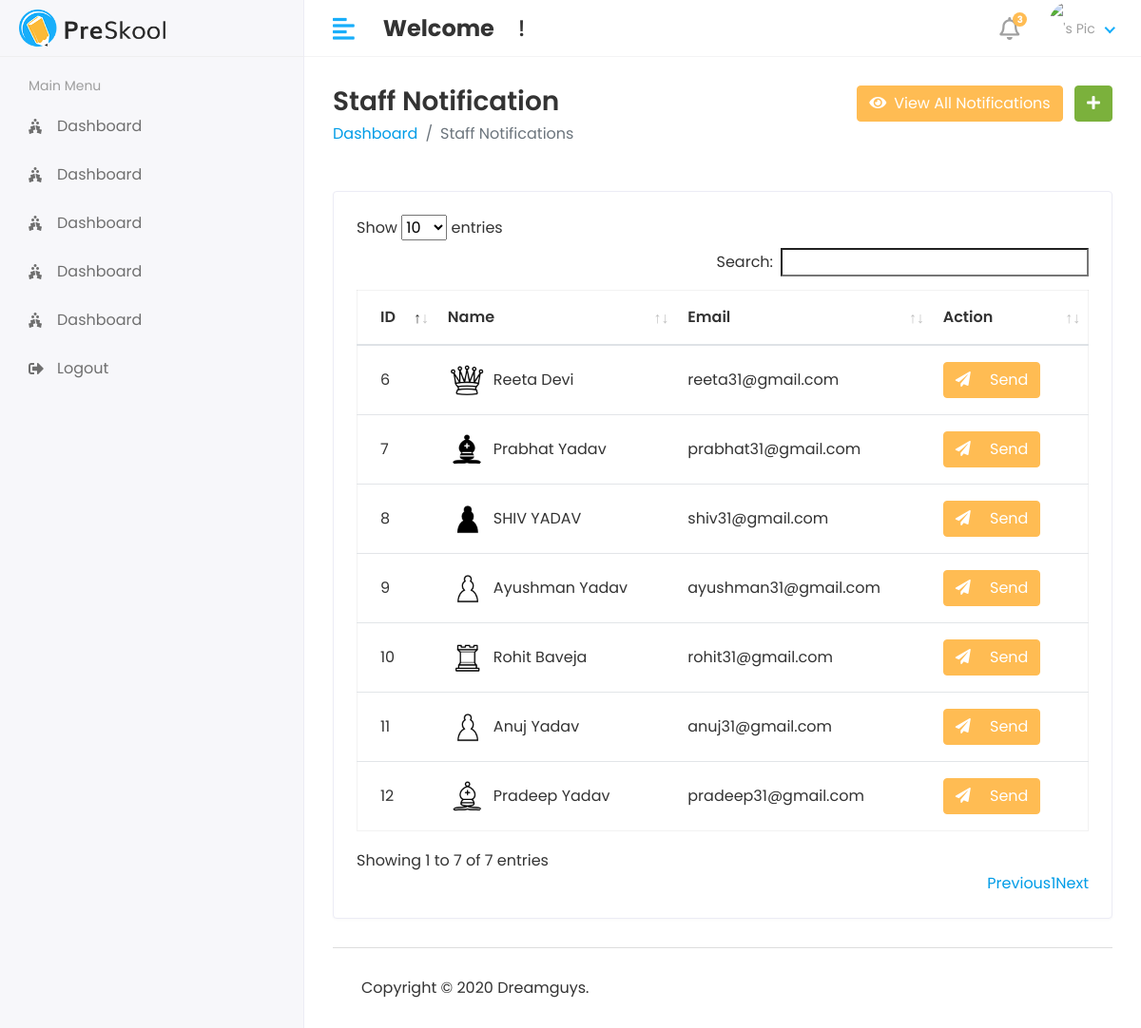
The page /Hod/Notification/view on the database its author committed.
### myApp/models.py (models this page shows)
class Staff(models.Model):
  objects = None
  admin = models.OneToOneField(CustomUser, on_delete=models.CASCADE)
  address = models.TextField()
  gender = models.CharField(max_length=100)
  created_at = models.DateTimeField(auto_now_add=True)
  updated_at = models.DateTimeField(auto_now=True)
  def __str__(self):
    return self.admin.first_name + " " + self.admin.last_name

class CustomUser(AbstractUser):
  USER = (
    (1, 'HOD'),
    (2, 'STAFF'),
    (3, 'STUDENT'),
  )
  user_type = models.CharField(choices=USER, max_length=50, default=1)
  profile_Pic = models.ImageField(upload_to='media/profilePic')

### StudentManagementProject/Hod_Views.py (the view)
def view_notification(request):
  staff = Staff.objects.all()
  see_notification = StaffNotification.objects.all()
  context = {
    "staffs": staff,
    "see_notification": see_notification,
  }
  return render(request, "Hod/notification.html", context)

### templates/Hod/notification.html (shortened to what this page needs)
{% extends 'base.html' %}
{% block content %}
{% load static %}
<div class="row">
  <div class="col bg-white">
    <h3 class="page-title">Staff Notification</h3>
    <ul class="breadcrumb bg-white p-0 mb-5">
      <li class="breadcrumb-item"><a href="{% url 'hod_home' %}">Dashboard</a></li>
      <li class="breadcrumb-item active">Staff Notifications</li>
    </ul>
  </div>
  <div class="col-auto text-right float-right ml-auto">
    <button class="btn btn-primary mr-2" data-target="#view_notification" data-toggle="modal" type="button">
      <i class="fas fa-eye"></i><span class="ml-2">View All Notifications</span>
    </button>
    <a class="btn btn-success" href="#"><i class="fas fa-plus"></i></a>
  </div>
</div>
<div class="row">
  <div class="col-sm-12">
    <div class="card card-table">
      <div class="card-body">
        <div class="table-responsive">
          <table class="table table-hover table-center mb-0" id="table_id">
            <thead>
            <tr>
              <th>ID</th>
              <th>Name</th>
              <th>Email</th>
              <th class="text-left">Action</th>
            </tr>
            </thead>
            <tbody>
            {% for i in staffs %}
            <tr>
              <td>{{i.id}}</td>
              <td>
                <h2 class="table-avatar">
                  {% if i.admin_id.profile_Pic == "" %}
                  <a class="avatar avatar-sm mr-2" href="#">
                    <img class="avatar-img rounded-circle" src="{% static 'assets/img/no-img.jpg' %}"></a>
                  {% else %}
                  <a class="avatar avatar-sm mr-2" href="#"><img
                      class="avatar-img rounded-circle" src="/{{i.admin.profile_Pic}}"></a>
                  <a href="#">{{i.admin.first_name}}&nbsp;{{i.admin.last_name}}</a>
                  {% endif %}
                </h2>
              </td>
              <td>{{i.admin.email}}</td>
              <td>
                <div class="actions">
                  <button class="btn btn-primary"
                          data-target="#send_Notification-{{forloop.counter}}"
                          data-toggle="modal"><i class="fa fa-paper-plane"></i>
                    <span class="ml-3">Send</span>
                  </button>
                </div>
              </td>
            </tr>
            {% endfor %}
            </tbody>
          </table>
        </div>
      </div>
    </div>
  </div>
</div>
{% endblock %}

### static/assets/css/style.css (style rules this page uses)
html { height: 100%; }
body { background-color: #fff; color: #333; font-family: 'Poppins', sans-serif; font-size: 1rem; height: 100%; line-height: 1.5; overflow-x: hidden; }
h1, h2, h3, h4, h5, h6 { font-family: 'Poppins', sans-serif; margin-top: 0; }
a { color: #009ce7; }
input, button, a { transition: all 0.4s ease; -moz-transition: all 0.4s ease; -o-transition: all 0.4s ease; -ms-transition: all 0.4s ease; -webkit-transition: all 0.4s ease; }
input, input:focus, button, button:focus { outline: none; }
ul, ol { padding: 0px; list-style: none; }
.table { color: #333; max-width: 100%; margin-bottom: 0; width: 100%; }
.table.dataTable { border-collapse: collapse !important; border: 1px solid rgba(0, 0, 0, 0.05); }
table.table td h2 { display: inline-block; font-size: inherit; font-weight: 400; margin: 0; padding: 0; vertical-align: middle; }
table.table td h2.table-avatar { align-items: center; display: inline-flex; font-size: inherit; font-weight: 400; margin: 0; padding: 0; vertical-align: middle; white-space: nowrap; }
table.table td h2 a { color: #333; }
.table thead tr th { font-weight: 600; }
.table tbody tr { border-bottom: 1px solid rgba(0, 0, 0, 0.05); }
.table.table-center td, .table.table-center th { vertical-align: middle; }
.card-table .card-body .table > thead > tr > th { border-top: 0; }
.card-table .card-body .table tr td:first-child, .card-table .card-body .table tr th:first-child { padding-left: 1.5rem; }
.card-table .card-body .table tr td:last-child, .card-table .card-body .table tr th:last-child { padding-right: 1.5rem; }
.card-table .table td, .card-table .table th { border-top: 1px solid #e2e5e8; padding: 1rem 0.75rem; white-space: nowrap; }
.bg-white { background-color: #fff; }
.btn-primary { background-color: #FFBC53; border: 1px solid #FFBC53; }
.btn-success { background-color: #7bb13c; border: 1px solid #7bb13c }
.card { border: 1px solid #ececf5; box-shadow: 0 1px 3px 0 rgba(0, 0, 0, 0.03); margin-bottom: 1.875rem; }
.card-body { padding: 1.5rem; }
.avatar { position: relative; display: inline-block; width: 3rem; height: 3rem }
.avatar > img { width: 100%; height: 100%; -o-object-fit: cover; object-fit: cover; }
.avatar-sm { width: 2.5rem; height: 2.5rem; }
.page-title { font-size: 28px; font-weight: 600; color: #333; margin-bottom: 5px; }

### rows shown on the page
Staff: id "6", admin.profile_Pic (picture), admin.first_name "Reeta", admin.last_name "Devi", admin.email "reeta31@gmail.com"
Staff: id "7", admin.profile_Pic (picture), admin.first_name "Prabhat", admin.last_name "Yadav", admin.email "prabhat31@gmail.com"
Staff: id "8", admin.profile_Pic (picture), admin.first_name "SHIV", admin.last_name "YADAV", admin.email "shiv31@gmail.com"
Staff: id "9", admin.profile_Pic (picture), admin.first_name "Ayushman", admin.last_name "Yadav", admin.email "ayushman31@gmail.com"
Staff: id "10", admin.profile_Pic (picture), admin.first_name "Rohit", admin.last_name "Baveja", admin.email "rohit31@gmail.com"
Staff: id "11", admin.profile_Pic (picture), admin.first_name "Anuj", admin.last_name "Yadav", admin.email "anuj31@gmail.com"
Staff: id "12", admin.profile_Pic (picture), admin.first_name "Pradeep", admin.last_name "Yadav", admin.email "pradeep31@gmail.com"
